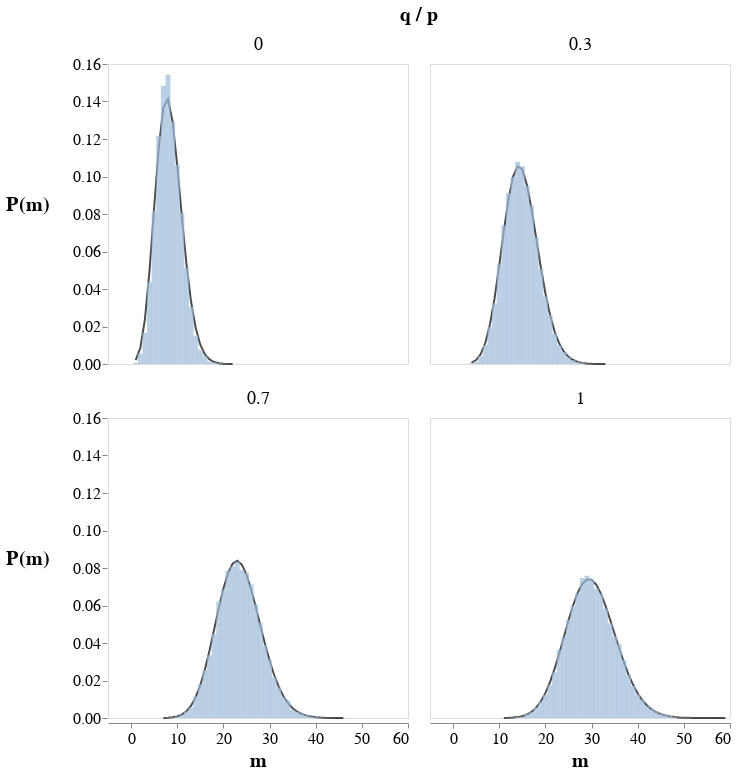

The notebook cell saved with this chart:
### Code cell
alt.layer(pdf, distrib, data=grouped_selp).facet(
    facet=alt.Facet('q / p', header=alt.Header(labelFontSize=18, titleFontSize=20)),  columns=2
).configure_axisY(
    titleAngle=0,
    titleX=-80,
)

### Figure 1 — Vega specification as saved in the notebook (floating-point values rounded to 4 significant figures; data arrays with more than 128 entries replaced by an {"elided": "..."} marker saying what was removed)
{"$schema": "https://vega.github.io/schema/vega/v5.json", "data": [{"name": "source_0", "values": {"elided": "132 records"}}, {"name": "facet_domain", "values": [{"q / p": 0.0, "count": 21}, {"q / p": 0.3, "count": 29}, {"q / p": 0.7, "count": 38}, {"q / p": 1.0, "count": 44}]}, {"name": "facet_domain_row", "values": [{"data": 0.0}, {"data": 1.0}]}, {"name": "facet_domain_column", "transform": [{"type": "sequence", "start": 0.0, "stop": {"signal": "min(length(data(\"facet_domain\")), 2)"}}]}, {"name": "data_2", "values": {"elided": "132 records"}}], "signals": [{"name": "child_width", "value": 300}, {"name": "child_height", "value": 300}], "marks": [{"type": "group", "name": "facet-title", "title": {"text": "q / p", "style": "guide-title", "fontSize": 20, "offset": 10}, "role": "column-title"}, {"type": "group", "name": "row_header", "from": {"data": "facet_domain_row"}, "encode": {"update": {"height": {"signal": "child_height"}}}, "axes": [{"scale": "y", "grid": false, "labelOverlap": true, "zindex": 0, "title": "P(m)", "tickCount": {"signal": "ceil(child_height/40)"}, "orient": "left"}], "role": "row-header"}, {"type": "group", "name": "column_footer", "from": {"data": "facet_domain_column"}, "encode": {"update": {"width": {"signal": "child_width"}}}, "axes": [{"scale": "x", "orient": "bottom", "tickCount": {"signal": "ceil(child_width/40)"}, "labelFlush": true, "title": "m", "labelOverlap": true, "zindex": 0, "grid": false}], "role": "column-footer"}, {"type": "group", "name": "cell", "from": {"facet": {"data": "source_0", "name": "facet", "groupby": ["q / p"]}}, "sort": {"field": ["datum[\"q / p\"]"], "order": ["ascending"]}, "encode": {"update": {"height": {"signal": "child_height"}, "width": {"signal": "child_width"}}}, "data": [{"name": "data_0", "source": "facet", "transform": [{"type": "stack", "field": "Percentage", "groupby": ["hsize"], "sort": {"field": [], "order": []}, "as": ["Percentage_start", "Percentage_end"], "offset": "zero"}, {"type": "filter", "expr": "isValid(datum[\"hsize\"]) && isFinite(+datum[\"hsize\"]) && isValid(datum[\"Percentage\"]) && isFinite(+datum[\"Percentage\"])"}, {"type": "project", "fields": ["Percentage", "Percentage_end", "Percentage_start", "hsize"]}]}], "marks": [{"type": "line", "name": "child_layer_0_marks", "from": {"data": "facet"}, "sort": {"field": "datum[\"hsize\"]"}, "encode": {"update": {"description": {"signal": "\"m: \" + (format(datum[\"hsize\"], \"\")) + \"; P(m): \" + (format(datum[\"binomial\"], \"\"))"}, "y": {"field": "binomial", "scale": "y"}, "defined": {"signal": "isValid(datum[\"hsize\"]) && isFinite(+datum[\"hsize\"]) && isValid(datum[\"binomial\"]) && isFinite(+datum[\"binomial\"])"}, "opacity": {"value": 0.7}, "fill": {}, "stroke": {"value": "black"}, "x": {"field": "hsize", "scale": "x"}}}, "style": ["line"]}, {"type": "rect", "name": "child_layer_1_marks", "from": {"data": "data_0"}, "encode": {"update": {"y": {"field": "Percentage_end", "scale": "y"}, "width": {"value": 5}, "opacity": {"value": 0.7}, "description": {"signal": "\"m: \" + (format(datum[\"hsize\"], \"\")) + \"; Percentage: \" + (format(datum[\"Percentage\"], \"\"))"}, "ariaRoleDescription": {"value": "bar"}, "fill": {"value": "#9ebcda"}, "y2": {"field": "Percentage_start", "scale": "y"}, "xc": {"field": "hsize", "scale": "x"}}}, "style": ["bar"]}], "title": {"text": {"signal": "format(parent[\"q / p\"], \"\")"}, "offset": 10, "frame": "group", "style": "guide-label", "fontSize": 18}, "style": "cell"}], "scales": [{"name": "x", "type": "linear", "domain": {"fields": [{"data": "source_0", "field": "hsize"}, {"data": "data_2", "field": "hsize"}]}, "range": [0, {"signal": "child_width"}], "nice": true, "zero": false, "padding": 5}, {"name": "y", "type": "linear", "domain": {"fields": [{"data": "source_0", "field": "binomial"}, {"data": "data_2", "field": "Percentage_start"}, {"data": "data_2", "field": "Percentage_end"}]}, "range": [{"signal": "child_height"}, 0], "nice": true, "zero": true}], "padding": 5, "config": {"mark": {"fill": "#9ebcda"}, "axisX": {"labelFont": "monospace", "labelFontSize": 16, "titleFontSize": 20, "grid": false}, "axisY": {"domain": false, "grid": false, "labelFont": "monospace", "labelFontSize": 16, "titleFontSize": 20, "titleAngle": 0, "titleX": -80}, "legend": {"titleFontSize": 20, "labelFontSize": 16}, "style": {"cell": {"height": 300, "width": 300}, "line": {"fill": null, "stroke": "black"}, "group-title": {"fontSize": 18, "font": "monospace", "fontColor": "#000000"}}}, "layout": {"padding": 20, "bounds": "full", "align": "all", "columns": 2}, "background": "white"}
